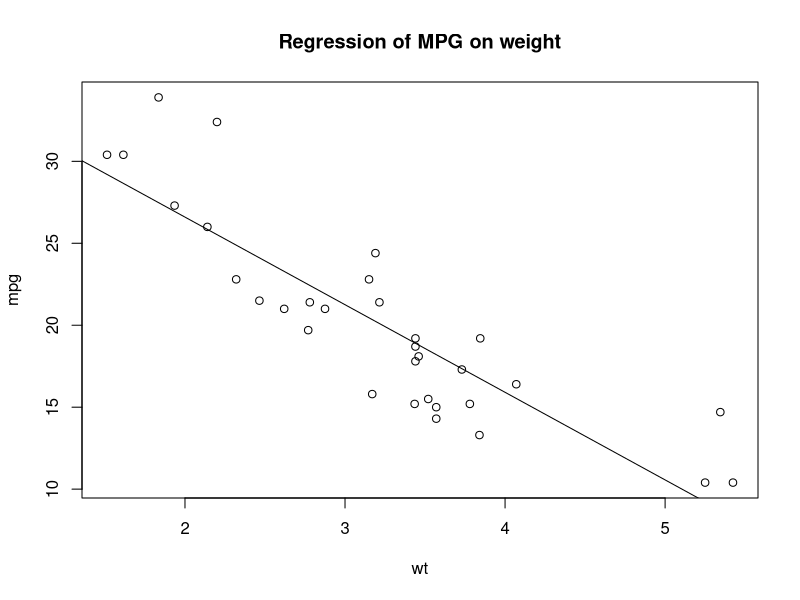

Source code (R):
#----------------------------------------------------
#  Graph 1 - saving a graph
#----------------------------------------------------
attach(mtcars)
pdf("graph_1.pdf")
plot(wt, mpg)
abline(lm(mpg ~ wt))
title("Regression of MPG on weight")
dev.off()
detach(mtcars)
#